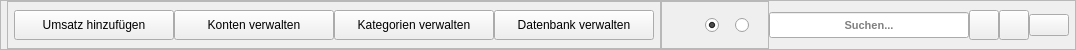
         <widget class="QFrame" name="frame_toolbar">
          <property name="minimumSize">
           <size>
            <width>0</width>
            <height>50</height>
           </size>
          </property>
          <property name="maximumSize">
           <size>
            <width>16777215</width>
            <height>50</height>
           </size>
          </property>
          <property name="frameShape">
           <enum>QFrame::Shape::StyledPanel</enum>
          </property>
          <property name="frameShadow">
           <enum>QFrame::Shadow::Raised</enum>
          </property>
          <property name="class" stdset="0">
           <string>frame_toolbar</string>
          </property>
          <layout class="QHBoxLayout" name="horizontalLayout_2">
           <property name="spacing">
            <number>0</number>
           </property>
           <property name="leftMargin">
            <number>6</number>
           </property>
           <property name="topMargin">
            <number>0</number>
           </property>
           <property name="rightMargin">
            <number>6</number>
           </property>
           <property name="bottomMargin">
            <number>0</number>
           </property>
           <item>
            <widget class="QFrame" name="frame_actions">
             <property name="minimumSize">
              <size>
               <width>0</width>
               <height>0</height>
              </size>
             </property>
             <property name="frameShape">
              <enum>QFrame::Shape::StyledPanel</enum>
             </property>
             <property name="frameShadow">
              <enum>QFrame::Shadow::Raised</enum>
             </property>
             <property name="class" stdset="0">
              <string>frame_actions</string>
             </property>
             <layout class="QHBoxLayout" name="horizontalLayout_4">
              <property name="spacing">
               <number>0</number>
              </property>
              <property name="leftMargin">
               <number>6</number>
              </property>
              <property name="topMargin">
               <number>0</number>
              </property>
              <property name="rightMargin">
               <number>6</number>
              </property>
              <property name="bottomMargin">
               <number>0</number>
              </property>
              <item>
               <widget class="QPushButton" name="pushButton_action_add_transaction">
                <property name="minimumSize">
                 <size>
                  <width>160</width>
                  <height>30</height>
                 </size>
                </property>
                <property name="maximumSize">
                 <size>
                  <width>160</width>
                  <height>30</height>
                 </size>
                </property>
                <property name="cursor">
                 <cursorShape>PointingHandCursor</cursorShape>
                </property>
                <property name="toolTip">
                 <string>Umsatz hinzufügen</string>
                </property>
                <property name="statusTip">
                 <string>Umsatz hinzufügen</string>
                </property>
                <property name="whatsThis">
                 <string>Umsatz hinzufügen</string>
                </property>
                <property name="accessibleName">
                 <string>Konten verwalten</string>
                </property>
                <property name="text">
                 <string>Umsatz hinzufügen</string>
                </property>
                <property name="icon">
                 <iconset resource="../resources/resources.qrc">
                  <normaloff>:/icons/static/img/add_transaction.png</normaloff>:/icons/static/img/add_transaction.png</iconset>
                </property>
                <property name="iconSize">
                 <size>
                  <width>22</width>
                  <height>22</height>
                 </size>
                </property>
                <property name="class" stdset="0">
                 <string>pushButton_action</string>
                </property>
               </widget>
              </item>
              <item>
               <widget class="QPushButton" name="pushButton_action_account">
                <property name="minimumSize">
                 <size>
                  <width>160</width>
                  <height>30</height>
                 </size>
                </property>
                <property name="maximumSize">
                 <size>
                  <width>160</width>
                  <height>30</height>
                 </size>
                </property>
                <property name="cursor">
                 <cursorShape>PointingHandCursor</cursorShape>
                </property>
                <property name="toolTip">
                 <string>Konten verwalten</string>
                </property>
                <property name="statusTip">
                 <string>Konten verwalten</string>
                </property>
                <property name="whatsThis">
                 <string>Konten verwalten</string>
                </property>
                <property name="accessibleName">
                 <string>Konten verwalten</string>
                </property>
                <property name="text">
                 <string>Konten verwalten</string>
                </property>
                <property name="icon">
                 <iconset resource="../resources/resources.qrc">
                  <normaloff>:/icons/static/img/add_account.png</normaloff>:/icons/static/img/add_account.png</iconset>
                </property>
                <property name="iconSize">
                 <size>
                  <width>22</width>
                  <height>22</height>
                 </size>
                </property>
                <property name="class" stdset="0">
                 <string>pushButton_action</string>
                </property>
               </widget>
              </item>
              <item>
               <widget class="QPushButton" name="pushButton_action_category">
                <property name="minimumSize">
                 <size>
                  <width>160</width>
                  <height>30</height>
                 </size>
                </property>
                <property name="maximumSize">
                 <size>
                  <width>160</width>
                  <height>30</height>
                 </size>
                </property>
                <property name="cursor">
                 <cursorShape>PointingHandCursor</cursorShape>
                </property>
                <property name="toolTip">
                 <string>Kategorien verwalten</string>
                </property>
                <property name="statusTip">
                 <string>Kategorien verwalten</string>
                </property>
                <property name="whatsThis">
                 <string>Kategorien verwalten</string>
                </property>
                <property name="accessibleName">
                 <string>Konten verwalten</string>
                </property>
                <property name="text">
                 <string>Kategorien verwalten</string>
                </property>
                <property name="icon">
                 <iconset resource="../resources/resources.qrc">
                  <normaloff>:/icons/static/img/add_category.png</normaloff>:/icons/static/img/add_category.png</iconset>
                </property>
                <property name="iconSize">
                 <size>
                  <width>22</width>
                  <height>22</height>
                 </size>
                </property>
                <property name="class" stdset="0">
                 <string>pushButton_action</string>
                </property>
               </widget>
              </item>
              <item>
               <widget class="QPushButton" name="pushButton_action_db">
                <property name="minimumSize">
                 <size>
                  <width>160</width>
                  <height>30</height>
                 </size>
                </property>
                <property name="maximumSize">
                 <size>
                  <width>160</width>
                  <height>30</height>
                 </size>
                </property>
                <property name="cursor">
                 <cursorShape>PointingHandCursor</cursorShape>
                </property>
                <property name="toolTip">
                 <string>Datenbanken verwalten</string>
                </property>
                <property name="statusTip">
                 <string>Datenbanken verwalten</string>
                </property>
                <property name="whatsThis">
                 <string>Datenbanken verwalten</string>
                </property>
                <property name="accessibleName">
                 <string>Datenbanken verwalten</string>
                </property>
                <property name="accessibleDescription">
                 <string>Datenbanken verwalten</string>
                </property>
                <property name="text">
                 <string>Datenbank verwalten</string>
                </property>
                <property name="icon">
                 <iconset resource="../resources/resources.qrc">
                  <normaloff>:/icons/static/img/add_database.png</normaloff>:/icons/static/img/add_database.png</iconset>
                </property>
                <property name="iconSize">
                 <size>
                  <width>22</width>
                  <height>22</height>
                 </size>
                </property>
                <property name="class" stdset="0">
                 <string>pushButton_action</string>
                </property>
               </widget>
              </item>
             </layout>
            </widget>
           </item>
           <item>
            <widget class="QFrame" name="frame_charts_selection">
             <property name="frameShape">
              <enum>QFrame::Shape::StyledPanel</enum>
             </property>
             <property name="frameShadow">
              <enum>QFrame::Shadow::Raised</enum>
             </property>
             <property name="class" stdset="0">
              <string>frame_charts</string>
             </property>
             <layout class="QHBoxLayout" name="horizontalLayout_5">
              <property name="spacing">
               <number>0</number>
              </property>
              <property name="leftMargin">
               <number>3</number>
              </property>
              <property name="topMargin">
               <number>0</number>
              </property>
              <property name="rightMargin">
               <number>3</number>
              </property>
              <property name="bottomMargin">
               <number>0</number>
              </property>
              <item>
               <spacer name="horizontalSpacer">
                <property name="orientation">
                 <enum>Qt::Orientation::Horizontal</enum>
                </property>
                <property name="sizeHint" stdset="0">
                 <size>
                  <width>40</width>
                  <height>20</height>
                 </size>
                </property>
               </spacer>
              </item>
              <item>
               <widget class="QRadioButton" name="radioButton_barChart">
                <property name="minimumSize">
                 <size>
                  <width>30</width>
                  <height>30</height>
                 </size>
                </property>
                <property name="maximumSize">
                 <size>
                  <width>30</width>
                  <height>30</height>
                 </size>
                </property>
                <property name="cursor">
                 <cursorShape>PointingHandCursor</cursorShape>
                </property>
                <property name="toolTip">
                 <string>Zeige Balkendiagramm</string>
                </property>
                <property name="statusTip">
                 <string>Zeige Balkendiagramm</string>
                </property>
                <property name="whatsThis">
                 <string>Zeige Balkendiagramm</string>
                </property>
                <property name="text">
                 <string/>
                </property>
                <property name="iconSize">
                 <size>
                  <width>22</width>
                  <height>22</height>
                 </size>
                </property>
                <property name="checked">
                 <bool>true</bool>
                </property>
                <property name="class" stdset="0">
                 <string>radioBtn_chart_bar</string>
                </property>
               </widget>
              </item>
              <item>
               <widget class="QRadioButton" name="radioButton_pieChart">
                <property name="minimumSize">
                 <size>
                  <width>30</width>
                  <height>30</height>
                 </size>
                </property>
                <property name="maximumSize">
                 <size>
                  <width>30</width>
                  <height>30</height>
                 </size>
                </property>
                <property name="cursor">
                 <cursorShape>PointingHandCursor</cursorShape>
                </property>
                <property name="toolTip">
                 <string>Zeige Kuchendiagramm</string>
                </property>
                <property name="statusTip">
                 <string>Zeige Kuchendiagramm</string>
                </property>
                <property name="whatsThis">
                 <string>Zeige Kuchendiagramm</string>
                </property>
                <property name="text">
                 <string/>
                </property>
                <property name="iconSize">
                 <size>
                  <width>22</width>
                  <height>22</height>
                 </size>
                </property>
                <property name="class" stdset="0">
                 <string>radioBtn_chart_pie</string>
                </property>
               </widget>
              </item>
             </layout>
            </widget>
           </item>
           <item>
            <widget class="QLineEdit" name="lineEdit_search">
             <property name="sizePolicy">
              <sizepolicy hsizetype="Expanding" vsizetype="Fixed">
               <horstretch>1</horstretch>
               <verstretch>0</verstretch>
              </sizepolicy>
             </property>
             <property name="minimumSize">
              <size>
               <width>200</width>
               <height>26</height>
              </size>
             </property>
             <property name="maximumSize">
              <size>
               <width>250</width>
               <height>16777215</height>
              </size>
             </property>
             <property name="font">
              <font>
               <pointsize>8</pointsize>
               <bold>true</bold>
              </font>
             </property>
             <property name="focusPolicy">
              <enum>Qt::FocusPolicy::ClickFocus</enum>
             </property>
             <property name="acceptDrops">
              <bool>false</bool>
             </property>
             <property name="maxLength">
              <number>30</number>
             </property>
             <property name="alignment">
              <set>Qt::AlignmentFlag::AlignCenter</set>
             </property>
             <property name="placeholderText">
              <string>Suchen...</string>
             </property>
             <property name="class" stdset="0">
              <string>lineEdit_search</string>
             </property>
            </widget>
           </item>
           <item>
            <widget class="QPushButton" name="pushButton_action_backup">
             <property name="minimumSize">
              <size>
               <width>30</width>
               <height>30</height>
              </size>
             </property>
             <property name="maximumSize">
              <size>
               <width>30</width>
               <height>30</height>
              </size>
             </property>
             <property name="cursor">
              <cursorShape>PointingHandCursor</cursorShape>
             </property>
             <property name="toolTip">
              <string>Datenbank exportieren</string>
             </property>
             <property name="text">
              <string/>
             </property>
             <property name="icon">
              <iconset resource="../resources/resources.qrc">
               <normaloff>:/icons/static/img/label_backup.png</normaloff>:/icons/static/img/label_backup.png</iconset>
             </property>
             <property name="iconSize">
              <size>
               <width>22</width>
               <height>22</height>
              </size>
             </property>
             <property name="class" stdset="0">
              <string>pushButton_action</string>
             </property>
            </widget>
           </item>
           <item>
            <widget class="QPushButton" name="pushButton_action_export">
             <property name="minimumSize">
              <size>
               <width>30</width>
               <height>30</height>
              </size>
             </property>
             <property name="maximumSize">
              <size>
               <width>30</width>
               <height>30</height>
              </size>
             </property>
             <property name="cursor">
              <cursorShape>PointingHandCursor</cursorShape>
             </property>
             <property name="toolTip">
              <string>Datensätze aus Datenbank exportieren</string>
             </property>
             <property name="text">
              <string/>
             </property>
             <property name="icon">
              <iconset resource="../resources/resources.qrc">
               <normaloff>:/icons/static/img/label_export.png</normaloff>:/icons/static/img/label_export.png</iconset>
             </property>
             <property name="iconSize">
              <size>
               <width>22</width>
               <height>22</height>
              </size>
             </property>
             <property name="class" stdset="0">
              <string>pushButton_action</string>
             </property>
            </widget>
           </item>
           <item>
            <widget class="QPushButton" name="pushButton_help">
             <property name="cursor">
              <cursorShape>PointingHandCursor</cursorShape>
             </property>
             <property name="toolTip">
              <string>Hilfe</string>
             </property>
             <property name="statusTip">
              <string>Hilfe</string>
             </property>
             <property name="whatsThis">
              <string>Hilfe</string>
             </property>
             <property name="accessibleName">
              <string>Hilfe</string>
             </property>
             <property name="accessibleDescription">
              <string>Hilfe</string>
             </property>
             <property name="text">
              <string/>
             </property>
             <property name="icon">
              <iconset resource="../resources/resources.qrc">
               <normaloff>:/icons/static/img/help.png</normaloff>:/icons/static/img/help.png</iconset>
             </property>
             <property name="iconSize">
              <size>
               <width>22</width>
               <height>22</height>
              </size>
             </property>
             <property name="class" stdset="0">
              <string>pushButton_action</string>
             </property>
            </widget>
           </item>
          </layout>
         </widget>
